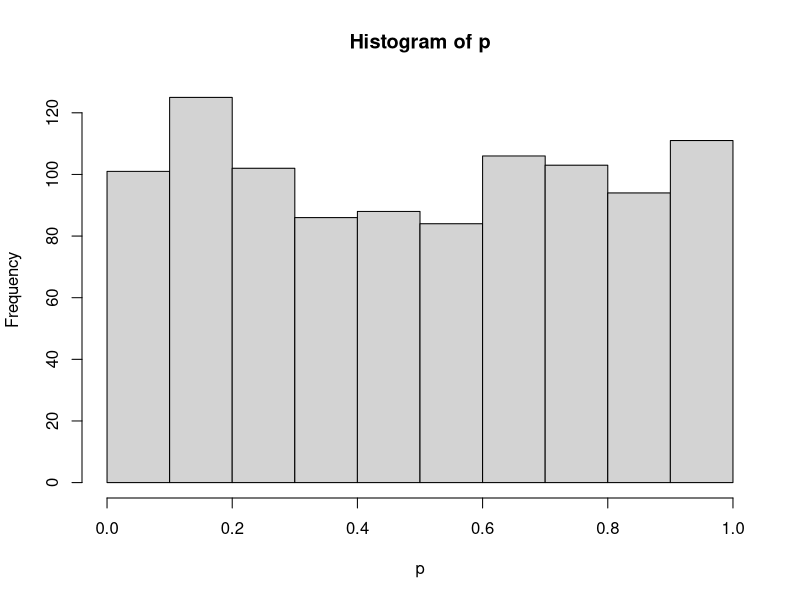
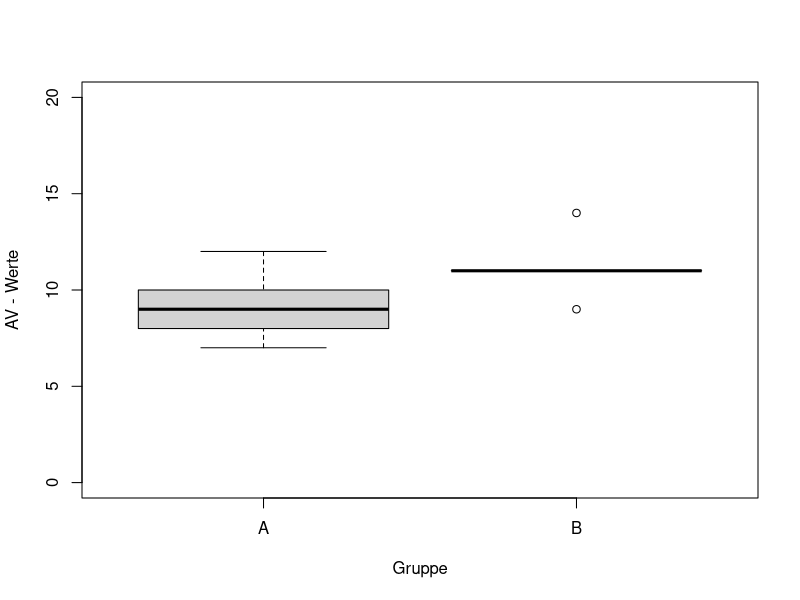
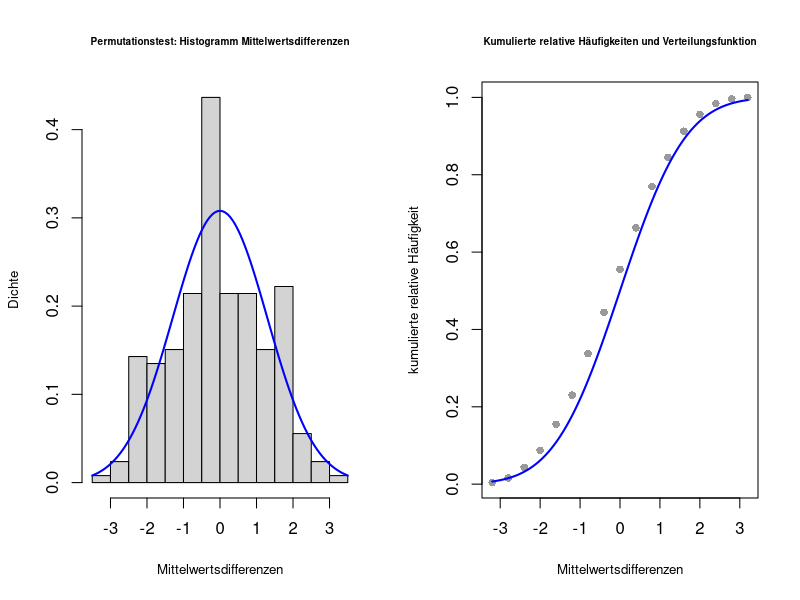
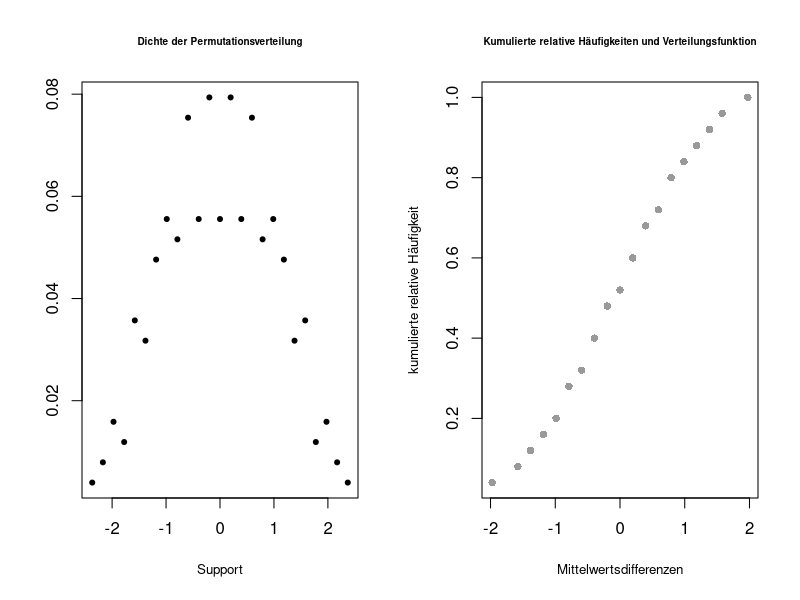
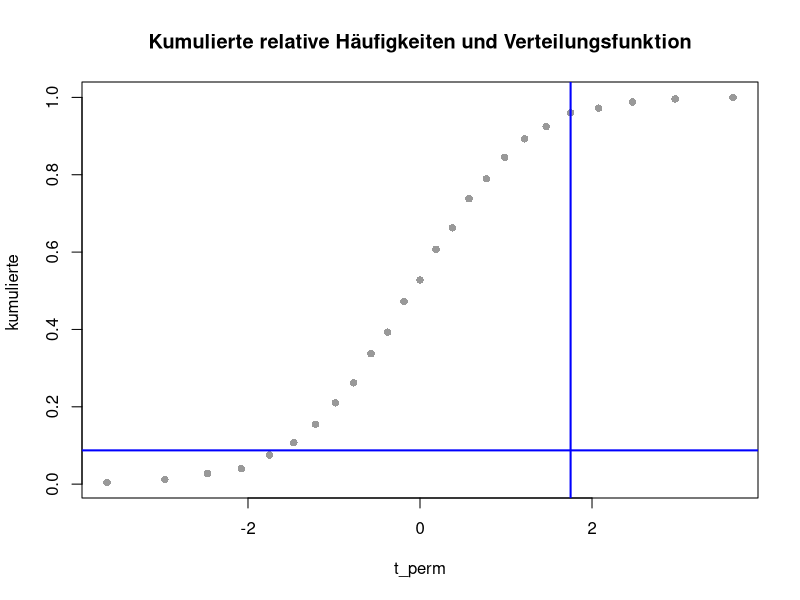

Write the R code that produced these figures, in order.
###### Vorbereitung #########################################################################
## Installiere und Lade Packages
# install.packages("rpanel")
# library(rpanel)
# install.packages("coin")
library(coin)
# leere liste
# rm(list=ls())      # Setzt ideales Modell (Y zu X-Werten s.o.) -> tatsächliche Parameter
set.seed(99999)
#########################################################################################

########################################################################################
####  Übung1: Simulation eines t-Tests unter H0 auf klassischem Weg
# Insgesamt soll 1000 mal simuliert werden, d.h. wir führen 1000 t-test durch. Wobei
# wir immer vom mu der Gruppe ausgehen und einen Fehler hinzufügen.
# Im Endeffekt bilden wir 1000 Stichproben, die sich im Rahmen von mu und Sigma
# in einer Normalverteilung befinden.
m <- 1000       # Anzahl der Simulationswiederholungen
# Gruppenwerte
mu1 <- 10         # Gruppenwert 1
mu2 <- 10         # Gruppenwert 2
# Stichprobengrößen festlegen
Nj    <- c(5, 5)  
# DVab  entspricht x
sigma1 <- 3
sigma2 <- 3
# Sigma wird auf 0 gesetzt, da sonst immer derselbe p-Wert errechnet wird
DVa   <- round(rnorm(Nj[1], mu1, 0))
DVb   <- round(rnorm(Nj[2], mu2, 0))
DVab  <- c(DVa, DVb)  
# Simulation: experimentelle Zuordnung zu der UV -> Gruppenzuordnung
# UV-Zuordnung zu den Gruppen (A,B)
IVbtw <- factor(rep(c("A", "B"), Nj)) 
# Berechnung für einen Durchlauf: 
# Was würde so passieren: t.test(DVab~IVbtw,alternative="less",var.equal=TRUE)$p.value
t.test(DVab+c(rnorm(5, 0, sigma1),rnorm(5, 0, sigma2)) ~ IVbtw, alternative="less", var.equal=TRUE)$p.value
# less -> daher sollte A < B sein, damit H1 angenommen wird aufgrund des p-Wertes
# Alternativ: Repliziere dies mit dem Fehlerterm
p <- replicate(m, t.test(DVab+c(rnorm(5, 0, sigma1),rnorm(5, 0, sigma2)) ~ IVbtw, alternative="less", var.equal=TRUE)$p.value)
# rnorm(1,0,sigma)
# x11()
hist(p)
# Welches Ergebnis erwartet ihr?
mean(p<0.05) 
# Prozentsatz der nicht so extremen Werte:
100-mean(p<0.05)*100

### FRAGE AN STUDENTEN:
# Welches Ergebnis erwarten wir bei H1?
# Was passiert wenn ich sigma1/2 unter H1 verändere?
# Was unterscheidet dieses Vorgehen vom Permutationstest?

######################################################################################
#### Übung 2: 2-SP t-Test über Permutation ###########################################
mu1 <- 10         # Gruppenwert 1
mu2 <- 10         # Gruppenwert 2
sigma1 <- 3        # Varianzenhomogenität für beide Gruppen
sigma2 <- 3
Nj    <- c(5, 5)  # Stichprobengrößen festlegen
### Simulation: Stichprobenwerte ziehen aus einer Normalverteilung
DVa   <- round(rnorm(Nj[1], mu1, sigma1))
DVb   <- round(rnorm(Nj[2], mu2, sigma2))
### Simulation: experimentelle Zuordnung zu der UV -> Gruppenzuordnung
DVab  <- c(DVa, DVb)                  # AV-Vektor (Verbindung von a und b)
IVbtw <- factor(rep(c("A", "B"), Nj)) # UV-Zuordnung zu den Gruppen (A,B)

### Bildliche Darstellung der Varianzen
#x11()
boxplot(DVab~IVbtw,xlab="Gruppe",ylab="AV - Werte",ylim=c(0,20))

### Berechne den normalen ttest:
t.test(DVab ~ IVbtw, alternative="less", var.equal=TRUE)$p.value
t.test(DVab ~ IVbtw, alternative="less", var.equal=TRUE)$statistic

# Setze Indizes für oben festgelegte Daten (1-10)
idx      <- seq(along=DVab)   #Indizes Gesamtdaten
idxA     <- combn(idx, Nj[1]) #alle n1-Kombinationen für Gruppe A
# Mittelwertsdifferenz für gegebene Indizes x der Gruppe A*
# Mittelwertsdifferenz für alle unterschiedlichen Zusammensetzungen
getDM    <- function(x) {mean(DVab[x]) - mean(DVab[!(idx %in% x)])}
# 1. Teil: DVab[idxA[,1]] sind die Werte aus der idxA Spalte x.
#          Mittwelwert Gruppe A (rausgepickt aus den 
#          1-10 Indizes, hauptsache nur 5)
# 2. Teil: minus den Mittelwert des Restes, der nicht ausgewählt wurde 
#         (Komplementärmenge).
# DMstar wendet diese Funktion an und setzt die jeweiligen idxAs ein.
DMstar   <- apply(idxA, 2, getDM)   # Anzahl Berechnungen: length(idxA[1,])
# Mittelwertsdifferenz der Basisstichprobe:
DMbase   <- mean(DVa) - mean(DVb)
###p-Wert: Anteil der mind. so extremen Mittelwertsdifferenzen
# (wichtig: Sollte in Beträgen gerechnet werden)
(pVal    <- sum(DMstar <= DMbase) / length(DMstar))
# Summe liegt zwischen 0 und length(DMstar)
# Wenn alle kleiner sind, dann = 1; ansonsten zu 0

x11()
op <- par(mfrow=c(1,2), cex.lab=.8, cex.main=.6)
hist(DMstar, freq=FALSE, breaks="FD", xlab="Mittelwertsdifferenzen",
     ylab = "Dichte",
     main="Permutationstest: Histogramm Mittelwertsdifferenzen")
curve(dnorm(x, mean(DMstar), sd(DMstar)), lwd=2, col="blue", add=TRUE)
plot(DMstar, ecdf(DMstar)(DMstar), col="gray60", pch=16,
     xlab="Mittelwertsdifferenzen", ylab="kumulierte relative Häufigkeit",
     main="Kumulierte relative Häufigkeiten und Verteilungsfunktion")
curve(pnorm(x, mean(DMstar), sd(DMstar)),col="blue", lwd=2, add=TRUE)

######################################################################################
#Verkürzte Variante:
mu1 <- 10         # Gruppenwert 1
mu2 <- 10         # Gruppenwert 2
sigma1 <- 3       # Varianzenhomogenität für beide Gruppen
sigma2 <- 3
Nj    <- c(5, 5)  # Stichprobengrößen festlegen
DVa   <- round(rnorm(Nj[1], mu1, sigma1))
DVb   <- round(rnorm(Nj[2], mu2, sigma2))
DVab  <- c(DVa, DVb)                  # AV-Vektor (Verbindung von a und b)
IVbtw <- factor(rep(c("A", "B"), Nj)) # UV-Zuordnung zu den Gruppen (A,B)

(ot <- oneway_test(DVab ~ IVbtw, alternative="less", distribution="exact"))
# für Varianzeninhomogenität:
#alt <- c(rep(mu1,5),rep(mu2,5))+c(rnorm(5, 0, sigma1),rnorm(5, 0, sigma2))
#(ot <- oneway_test(alt ~ IVbtw, alternative="less", distribution="exact"))
x11()
op <- par(mfrow=c(1,2), cex.lab=.8, cex.main=.6)
supp <- support(ot)
dens <- sapply(supp, dperm, object=ot)
plot(supp, dens, xlab="Support", ylab=NA, pch=20, main="Dichte der Permutationsverteilung")
qEmp <- sapply(ppoints(supp), qperm, object=ot)
plot(qEmp, ecdf(qEmp)(qEmp), col="gray60", pch=16,
     xlab="Mittelwertsdifferenzen", ylab="kumulierte relative Häufigkeit",
     main="Kumulierte relative Häufigkeiten und Verteilungsfunktion")

### Berechne den normalen ttest:
t.test(DVab ~ IVbtw, alternative="less", var.equal=TRUE)$p.value
t.test(DVab ~ IVbtw, alternative="less", var.equal=TRUE)$statistic

### FRAGE AN STUDENTEN
# Wie kann ich im Plot Kumulierte relative Häufigkeiten und Verteilungsfunktion 
# den p-Wert ablesen?


# EXKURS: t-Werte dieser Permutationen errechnen 
#         Wie viele t-Wert sind extremer als ursprünglicher? -> p.Wert
#         Literatur: Yu (2003)
# Base t-wert:
t_base <- t.test(DVab ~ IVbtw, alternative="less", var.equal=TRUE)$statistic
# t-Werte der Permutationen
get_tval    <- function(x) {t.test(c(DVab[x],DVab[!(idx %in% x)]) ~ IVbtw, alternative="less", var.equal=TRUE)$statistic}
# t-test mit Vektorbeispiel: c(DVab[idxA[,6]],DVab[!(idx %in% idxA[,6])])
t_perm <- apply(idxA, 2, get_tval)
(p_perm    <- sum(t_perm <= t_base) / length(t_perm)) 
# Obacht: gilt bei Hypothese "less" (t.emp>t.krit) 
# ---> H0: wenn viele t_perm kleiner sind als t_base -> pVal nähert sich 1 an

# Plotten zum Ablesen:
x11()
plot(t_perm, ecdf(t_perm)(t_perm), col="gray60", pch=16,
     xlab="t_perm", ylab="kumulierte ",
     main="Kumulierte relative Häufigkeiten und Verteilungsfunktion")
abline(v=t_base,col='blue',lwd=2)
abline(h=pVal,col='blue',lwd=2)
